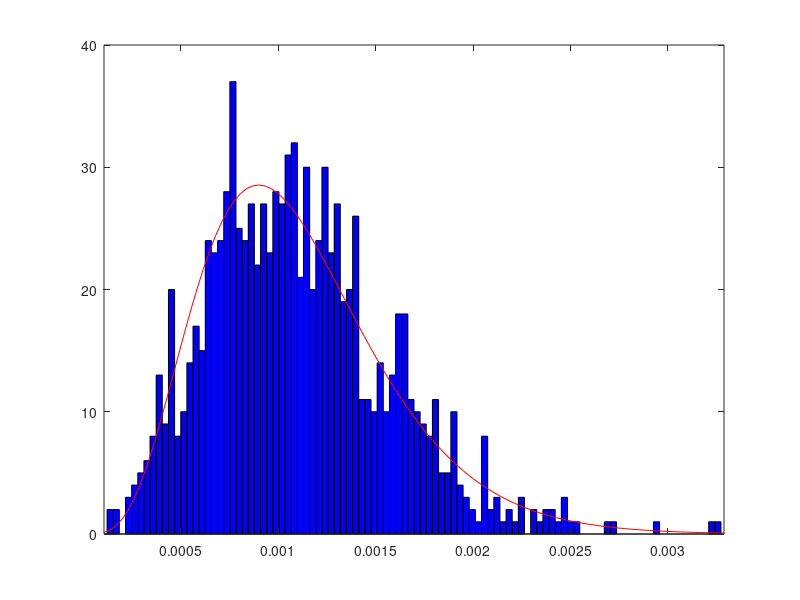
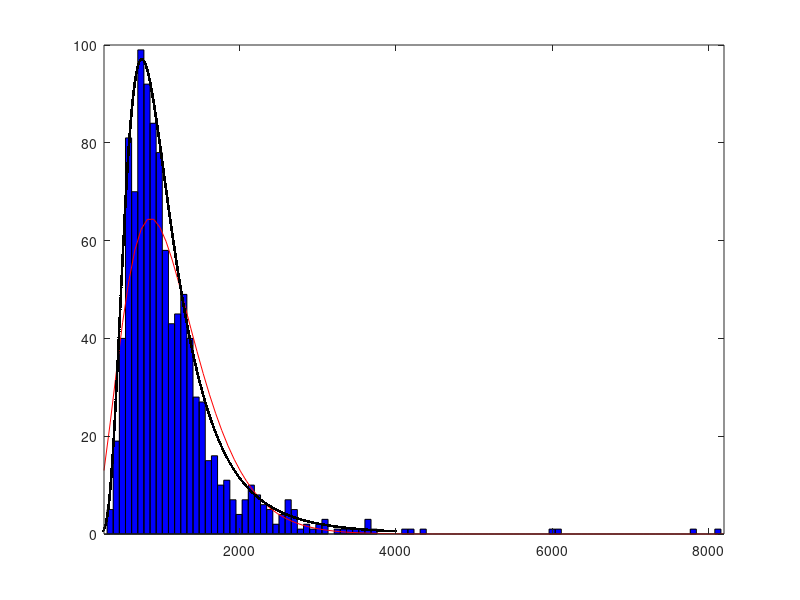

Source code (MATLAB) for these figures, in order:
close all;
clear all;
% Part b)
data = [751, 594, 1213, 1126, 819];
s = sum(data);
n = length(data);

% Sample of theta ~ gamma (# of data points = 5, sum of the data)
% for 1000 samples.
% theta variable is 1000 samples of the theta (gamma) distribution.

% MatLab uses the definition of Gamma (a, b) = ___*e^(x/b), so 1/s
% is neccessary
num_sample = 1000;
theta = gamrnd(n,1/s,num_sample,1);

% Problem only asked us to create teh data, but what's the 
% point of creating the data if we can't see it?
%Create histogram with 100 bins and overlay a fitted red gamma line.
histfit(theta, num_sample/10,'gamma');


% Part C)

% Change of variables
% lamda variable is 1000 samples of the lamda distribution.
lambda = 1./theta;
figure;
histfit(lambda, num_sample/10,'gamma');

% Part C - Check my answer

% We know the distribution of lamda g(lamda) ~ lamda^(-n-1)*e^(s/lamda)

l = linspace (0, 4000, 10001);
hold on;
lamda_dist = l.^-(n+1).*exp(-s./l); % Distribution of lamda
plot(l, lamda_dist*10^21*7, 'k.');

% The black line created is not to scale (the scaling is estimated)
% So the integral will not integrate to the same # as the red line.
% However, it does sort of verify that the answer looks correct.

%Part D)
larger_than_1000_probability = sum(lambda>1000)/num_sample





